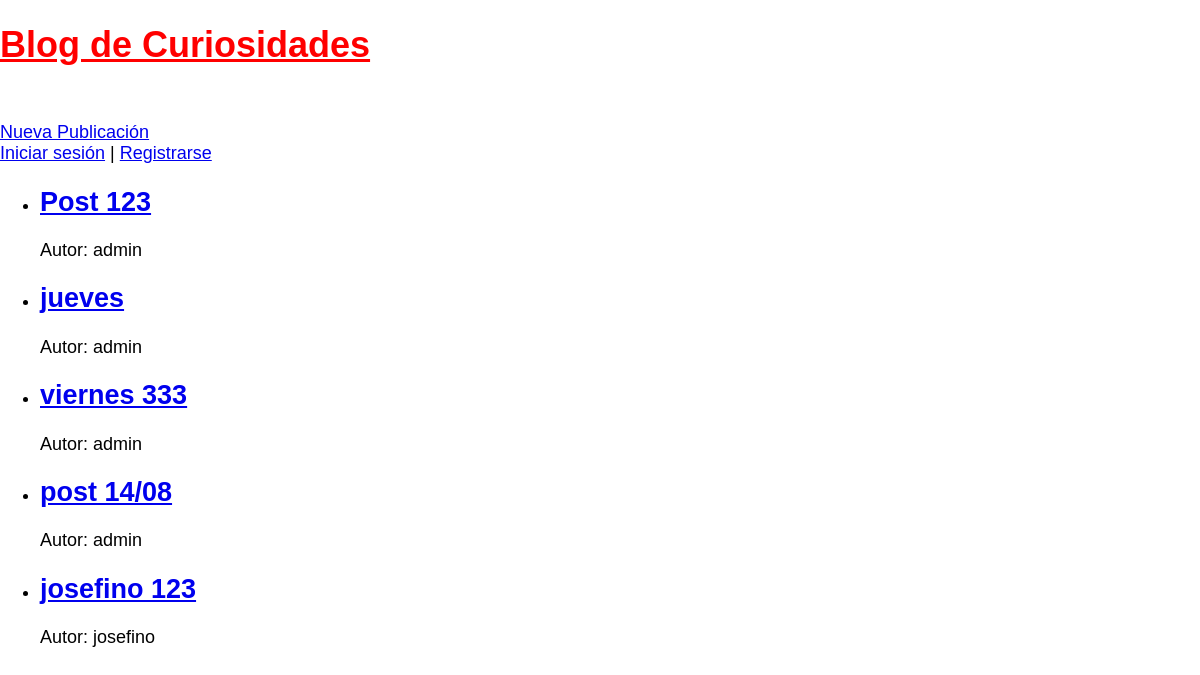
Before: / with the older database file.
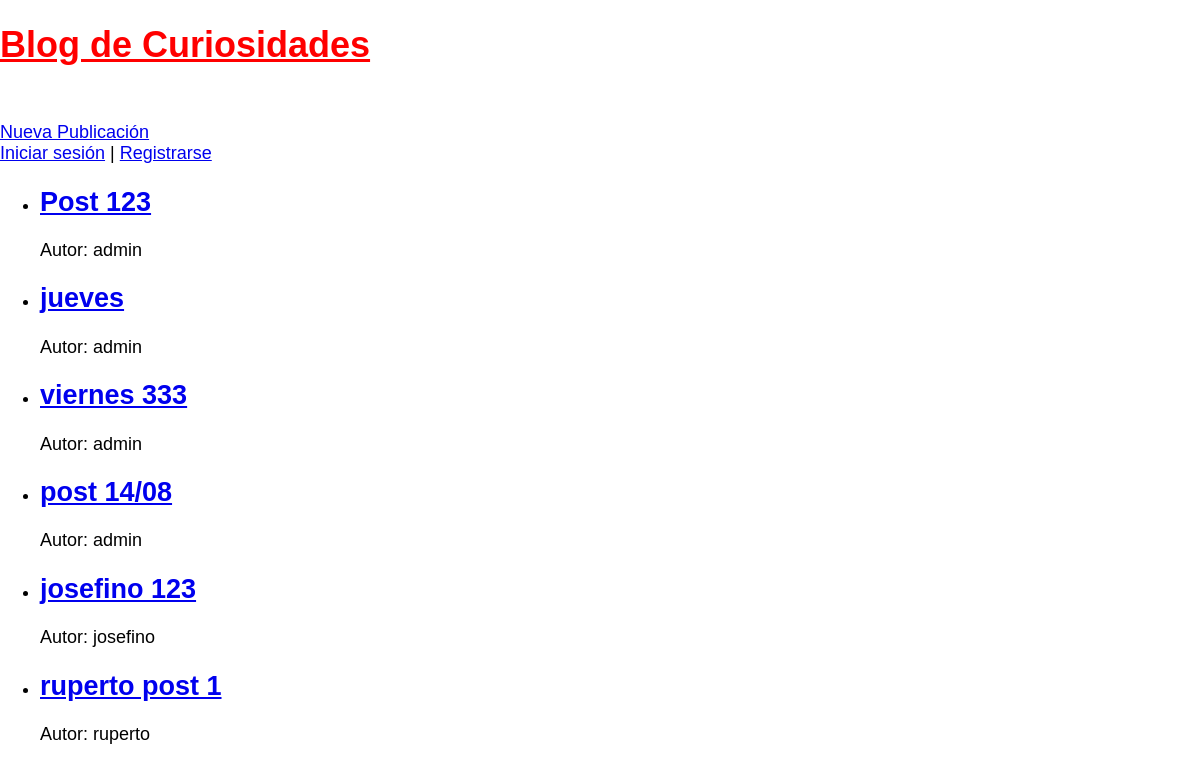
After: the same page with the newer database file.
### blog/models.py (models this page shows, shortened)
class Post(models.Model):
    title = models.CharField(max_length=200)
    content = models.TextField()
    author = models.ForeignKey('auth.User', on_delete=models.CASCADE)
    created_at = models.DateTimeField(auto_now_add=True)
    updated_at = models.DateTimeField(auto_now=True)

### blog/views.py (the view)
# urls.py: path('', PostListView.as_view(), name='post_list'),
class PostListView(ListView):
    model = Post
    template_name = 'posts_list.html'

### templates/posts_list.html
{% extends "_base.html" %}
{% block content %}
    <ul>
        {% for post in post_list %}
            <li>
                <h2><a href="{% url 'post_detail' post.pk %}">{{ post.title }}</a></h2>
                <p>Autor: {{ post.author }}</p>
            </li>
        {% endfor %}
    </ul>
{% endblock content %}

### templates/_base.html (shortened to what this page needs)
{% load static %}
<!DOCTYPE html>
<html lang="en">
<head>
    <link rel="stylesheet" href="{% static 'css/base.css' %}">
</head>
<body>
    <header>
        <div class="nav-left">
            <h1><a href="{% url 'post_list' %}">Blog de Curiosidades</a></h1>
        </div>
        <div class="nav-right">
            <a href="{% url 'post_new' %}">Nueva Publicación</a>
        </div>
    </header>
    {% if user.is_authenticated %}
        <p>Hola, {{ user.username }}!</p>
        <form action="{% url 'logout' %}" method="post">
            {% csrf_token %}
            <button type="submit">Cerrar sesión</button>
        </form>
    {% else %}
        <a href="{% url 'login' %}">Iniciar sesión</a> |
        <a href="{% url 'signup' %}">Registrarse</a>
    {% endif %}
    {% block content %}
    {% endblock content %}
</body>
</html>

### static/css/base.css (style rules this page uses)
body { font-family: 'Source Sans Pro', sans-serif; margin: 0; padding: 0; font-size: 18px; }
h1 a { color: red; }
.nav-left { margin-right: auto; }
.nav-right { display: flex; padding-top: 2rem; }

Changed rows visible on the page:
added Post: title "ruperto post 1", author "ruperto"
